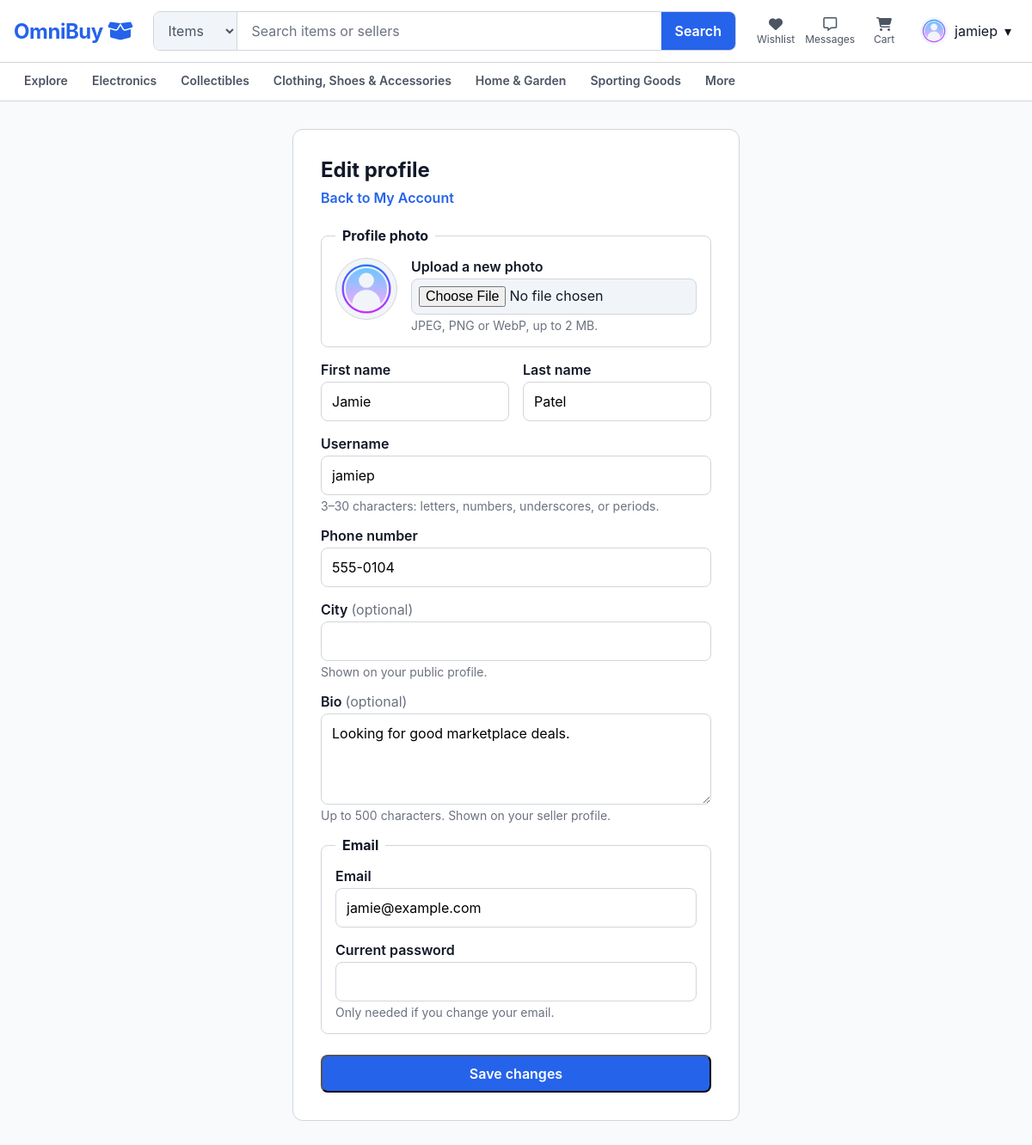
The app's page /pages/edit-profile.php (signed in) with its own data.
### tables this page shows
CREATE TABLE users (
    user_id BIGINT UNSIGNED NOT NULL AUTO_INCREMENT PRIMARY KEY,
    created_at TIMESTAMP NOT NULL DEFAULT CURRENT_TIMESTAMP,
    first_name VARCHAR(100) NOT NULL,
    last_name VARCHAR(100) NOT NULL,
    username VARCHAR(100) NOT NULL,
    email VARCHAR(255) NOT NULL,
    password_hash VARCHAR(255) NOT NULL,
    is_email_verified BOOLEAN NOT NULL DEFAULT FALSE,
    phone_number VARCHAR(20) NOT NULL,
    birth_date DATE NOT NULL,
    profile_image_url VARCHAR(2000) NULL,
    bio TEXT NULL DEFAULT NULL,
     
    city VARCHAR(100) NULL DEFAULT NULL,
    is_last_name_hidden BOOLEAN NOT NULL DEFAULT FALSE,
     
    is_city_hidden BOOLEAN NOT NULL DEFAULT FALSE,
    is_email_hidden BOOLEAN NOT NULL DEFAULT FALSE,
    is_phone_hidden BOOLEAN NOT NULL DEFAULT FALSE,
    is_bio_hidden BOOLEAN NOT NULL DEFAULT FALSE,
    account_status ENUM(
        'active',
        'suspended',
        'restricted',
         
        'deleted'
    ) NOT NULL
        DEFAULT 'active',
    
    UNIQUE KEY uq_users_username (username),
    UNIQUE KEY uq_users_email (email)
);

### includes/account.php (called while the page is built, shortened)
<?php
require_once __DIR__ . '/auth.php';
function loadAccount(PDO $pdo, int $userId): ?array
{
    $stmt = $pdo->prepare('
        SELECT
            user_id, first_name, last_name, username, email, phone_number,
            birth_date, profile_image_url, bio, city, created_at,
            ' . implode(', ', PRIVACY_SETTINGS) . '
        FROM users
        WHERE user_id = :id
    ');
    $stmt->execute(['id' => $userId]);
    $account = $stmt->fetch();
    $account['user_id'] = (int) $account['user_id'];
    foreach (PRIVACY_SETTINGS as $column) {
        $account[$column] = (bool) $account[$column];
    }
    return $account;
}
function profileInputFromAccount(array $account): array
{
    return [
        'first_name' => $account['first_name'],
        'last_name' => $account['last_name'],
        'username' => $account['username'],
        'email' => $account['email'],
        'phone_number' => $account['phone_number'],
        'bio' => (string) ($account['bio'] ?? ''),
        'city' => (string) ($account['city'] ?? ''),
        'remove_photo' => false,
        'current_password' => '',
    ];
}

### includes/auth.php (called while the page is built, shortened)
<?php
function isLoggedIn(): bool
{
    return isset($_SESSION['user_id']);
}
function currentUser(): ?array
{
    return [
        'user_id' => (int) $_SESSION['user_id'],
        'username' => (string) ($_SESSION['username'] ?? ''),
        'avatar_url' => (string) ($_SESSION['avatar_url'] ?? AUTH_DEFAULT_AVATAR),
        'is_seller' => (bool) ($_SESSION['is_seller'] ?? false),
    ];
}
function invalidAttributes(array $errors, string $field): string
{
    return isset($errors[$field]) ? ' aria-invalid="true" aria-describedby="' . $field . '-error"' : '';
}

### public/pages/edit-profile.php (the view, shortened to what this page needs)
<?php
require_once __DIR__ . '/../../includes/account.php';
require __DIR__ . '/../../db_connect.php';
$account = loadAccount($pdo, currentUser()['user_id']);
$input = profileInputFromAccount($account);
$errors = [];
include __DIR__ . '/../components/header.php';
?>
<link rel="stylesheet" href="/assets/css/auth.css">
<section class="shell auth-page">
  <div class="auth-card">
    <h1>Edit profile</h1>
    <p class="auth-card__subtitle"><a href="/pages/account.php">Back to My Account</a></p>
    <form class="auth-form" method="post" action="/pages/edit-profile.php" enctype="multipart/form-data" novalidate>
      <fieldset class="auth-fieldset">
        <legend>Profile photo</legend>
        <div class="photo-field">
          <img class="account-avatar" alt="Your current profile photo"
            src="<?= htmlspecialchars($account['profile_image_url'] ?: AUTH_DEFAULT_AVATAR) ?>">
          <div class="auth-field">
            <label for="photo">Upload a new photo</label>
            <input type="file" id="photo" name="photo" accept="image/jpeg,image/png,image/webp"
              <?= invalidAttributes($errors, 'photo') ?>>
            <p class="auth-field__hint">JPEG, PNG or WebP, up to 2 MB.</p>
          </div>
        </div>
      </fieldset>
      <div class="auth-form__row">
        <div class="auth-field">
          <label for="first_name">First name</label>
          <input type="text" id="first_name" name="first_name" maxlength="100" autocomplete="given-name" required
            value="<?= htmlspecialchars($input['first_name']) ?>"<?= invalidAttributes($errors, 'first_name') ?>>
        </div>
        <div class="auth-field">
          <label for="last_name">Last name</label>
          <input type="text" id="last_name" name="last_name" maxlength="100" autocomplete="family-name" required
            value="<?= htmlspecialchars($input['last_name']) ?>"<?= invalidAttributes($errors, 'last_name') ?>>
        </div>
      </div>
      <div class="auth-field">
        <label for="username">Username</label>
        <input type="text" id="username" name="username" maxlength="30" autocomplete="username" required
          value="<?= htmlspecialchars($input['username']) ?>"<?= invalidAttributes($errors, 'username') ?>>
        <p class="auth-field__hint">3–30 characters: letters, numbers, underscores, or periods.</p>
      </div>
      <div class="auth-field">
        <label for="phone_number">Phone number</label>
        <input type="tel" id="phone_number" name="phone_number" maxlength="20" autocomplete="tel" required
          value="<?= htmlspecialchars($input['phone_number']) ?>"<?= invalidAttributes($errors, 'phone_number') ?>>
      </div>
      <div class="auth-field">
        <label for="city">City <span class="auth-field__optional">(optional)</span></label>
        <input type="text" id="city" name="city" maxlength="<?= PROFILE_CITY_MAX_LENGTH ?>" autocomplete="address-level2"
          value="<?= htmlspecialchars($input['city']) ?>"<?= invalidAttributes($errors, 'city') ?>>
        <p class="auth-field__hint">Shown on your public profile.</p>
      </div>
      <div class="auth-field">
        <label for="bio">Bio <span class="auth-field__optional">(optional)</span></label>
        <textarea id="bio" name="bio" rows="4" maxlength="<?= PROFILE_BIO_MAX_LENGTH ?>"
          <?= invalidAttributes($errors, 'bio') ?>><?= htmlspecialchars($input['bio']) ?></textarea>
        <p class="auth-field__hint">Up to <?= PROFILE_BIO_MAX_LENGTH ?> characters. Shown on your seller profile.</p>
      </div>
      <fieldset class="auth-fieldset">
        <legend>Email</legend>
        <div class="auth-field">
          <label for="email">Email</label>
          <input type="email" id="email" name="email" maxlength="255" autocomplete="email" required
            value="<?= htmlspecialchars($input['email']) ?>"<?= invalidAttributes($errors, 'email') ?>>
        </div>
        <div class="auth-field">
          <label for="current_password">Current password</label>
          <input type="password" id="current_password" name="current_password" autocomplete="current-password"
            <?= invalidAttributes($errors, 'current_password') ?>>
          <p class="auth-field__hint">Only needed if you change your email.</p>
        </div>
      </fieldset>
      <button class="button button--primary auth-form__submit" type="submit">Save changes</button>
    </form>
  </div>
</section>
<?php include __DIR__ . '/../components/footer.php'; ?>

### public/assets/css/omnibuy-design-tokens.css (style rules this page uses)
:root { --color-primary: #2563EB; --color-primary-hover: #1D4ED8; --color-primary-light: #DBEAFE; --color-navy: #183B6B; --color-background: #F8FAFC; --color-surface: #FFFFFF; --color-surface-secondary: #F1F5F9; --color-border: #D1D5DB; --color-text: #111827; --color-text-secondary: #4B5563; --color-text-muted: #6B7280; --color-success: #2E7D32; --color-warning: #B26A00; --color-danger: #C62828; --font-ui: "Inter", system-ui, -apple-system, BlinkMacSystemFont, "Segoe UI", Arial, sans-serif; --radius-input: 8px; --radius-button: 8px; --radius-card: 12px; --radius-modal: 16px; --space-1: 4px; --space-2: 8px; --space-3: 12px; --space-4: 16px; --space-6: 24px; --space-8: 32px; --space-12: 48px; }

### public/assets/css/shared-navigation.css (style rules this page uses)
*, *::before, *::after { box-sizing: border-box; }
body { margin: 0; color: var(--color-text); background: var(--color-background); font-family: var(--font-ui); }
a { color: inherit; text-decoration: none; }
button, input, select { font: inherit; }
.shell { width: min(1180px, calc(100% - 32px)); margin-inline: auto; }
.button { min-height: 44px; display: inline-flex; align-items: center; justify-content: center; padding: 0 var(--space-4); border-radius: var(--radius-button); font-weight: 600; }
.button--primary { background: var(--color-primary); color: #fff; }

### public/assets/css/auth.css (style rules this page uses)
.auth-page { display: flex; justify-content: center; padding-block: var(--space-8); }
.auth-card { width: 100%; max-width: 520px; padding: var(--space-8); background: var(--color-surface); border: 1px solid var(--color-border); border-radius: var(--radius-card); }
.auth-card h1 { margin: 0 0 var(--space-2); }
.auth-card__subtitle { margin: 0 0 var(--space-6); color: var(--color-text-secondary); }
.auth-card__subtitle a { color: var(--color-primary); font-weight: 600; }
.auth-form { display: flex; flex-direction: column; gap: var(--space-4); }
.auth-form__row { display: grid; grid-template-columns: repeat(auto-fit, minmax(180px, 1fr)); gap: var(--space-4); }
.auth-field { display: flex; flex-direction: column; gap: var(--space-1); }
.auth-field label { font-weight: 600; }
.auth-field input, .auth-field textarea { width: 100%; padding: var(--space-3); border: 1px solid var(--color-border); border-radius: var(--radius-input); font: inherit; }
.auth-field textarea { resize: vertical; }
.auth-field input[type="file"] { padding: var(--space-2); background: var(--color-surface-secondary); }
.auth-field__optional { font-weight: 400; color: var(--color-text-muted); }
.auth-fieldset { display: flex; flex-direction: column; gap: var(--space-4); margin: 0; padding: var(--space-4); border: 1px solid var(--color-border); border-radius: var(--radius-input); }
.auth-fieldset legend { padding-inline: var(--space-2); font-weight: 700; }
.photo-field { display: flex; align-items: flex-start; gap: var(--space-4); }
.photo-field .auth-field { flex: 1; min-width: 0; }
.account-avatar { flex-shrink: 0; width: 72px; height: 72px; border-radius: 50%; object-fit: cover; background: var(--color-surface-secondary); border: 1px solid var(--color-border); }
.auth-field__hint { margin: 0; font-size: 0.875rem; color: var(--color-text-muted); }
.auth-form__submit { width: 100%; margin-top: var(--space-2); }

### records on screen
users: first_name "Jamie", last_name "Patel", username "jamiep", phone_number "555-0104", bio "Looking for good marketplace deals.", email "jamie@example.com"

### other values on screen
$currentUser['username'] "jamiep"
PROFILE_BIO_MAX_LENGTH "500"
